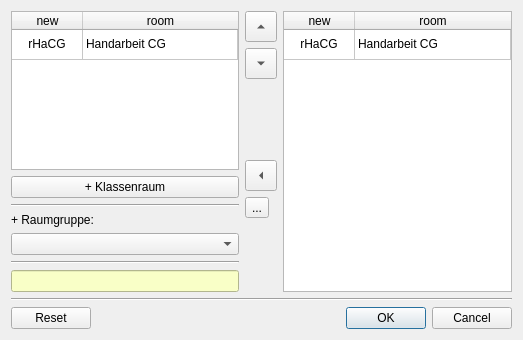
<?xml version="1.0" encoding="UTF-8"?>
<ui version="4.0">
 <class>Dialog</class>
 <widget class="QDialog" name="Dialog">
  <property name="geometry">
   <rect>
    <x>0</x>
    <y>0</y>
    <width>523</width>
    <height>340</height>
   </rect>
  </property>
  <property name="focusPolicy">
   <enum>Qt::NoFocus</enum>
  </property>
  <property name="windowTitle">
   <string>Raumwahl</string>
  </property>
  <layout class="QVBoxLayout" name="verticalLayout_3">
   <item>
    <layout class="QHBoxLayout" name="horizontalLayout">
     <item>
      <layout class="QVBoxLayout" name="verticalLayout_2">
       <item>
        <widget class="QTableWidget" name="roomchoice">
         <property name="editTriggers">
          <set>QAbstractItemView::NoEditTriggers</set>
         </property>
         <property name="tabKeyNavigation">
          <bool>false</bool>
         </property>
         <property name="alternatingRowColors">
          <bool>true</bool>
         </property>
         <property name="selectionMode">
          <enum>QAbstractItemView::SingleSelection</enum>
         </property>
         <property name="selectionBehavior">
          <enum>QAbstractItemView::SelectRows</enum>
         </property>
         <attribute name="horizontalHeaderVisible">
          <bool>true</bool>
         </attribute>
         <attribute name="horizontalHeaderDefaultSectionSize">
          <number>71</number>
         </attribute>
         <attribute name="horizontalHeaderStretchLastSection">
          <bool>true</bool>
         </attribute>
         <attribute name="verticalHeaderVisible">
          <bool>false</bool>
         </attribute>
         <row>
          <property name="text">
           <string>New Row</string>
          </property>
         </row>
         <column>
          <property name="text">
           <string>new</string>
          </property>
         </column>
         <column>
          <property name="text">
           <string>room</string>
          </property>
         </column>
         <item row="0" column="0">
          <property name="text">
           <string>rHaCG</string>
          </property>
          <property name="textAlignment">
           <set>AlignCenter</set>
          </property>
         </item>
         <item row="0" column="1">
          <property name="text">
           <string>Handarbeit CG</string>
          </property>
         </item>
        </widget>
       </item>
       <item>
        <widget class="QPushButton" name="home">
         <property name="text">
          <string>+ Klassenraum</string>
         </property>
        </widget>
       </item>
       <item>
        <widget class="Line" name="line_2">
         <property name="orientation">
          <enum>Qt::Horizontal</enum>
         </property>
        </widget>
       </item>
       <item>
        <widget class="QLabel" name="label">
         <property name="text">
          <string>+ Raumgruppe:</string>
         </property>
        </widget>
       </item>
       <item>
        <widget class="QComboBox" name="room_groups"/>
       </item>
       <item>
        <widget class="Line" name="line_3">
         <property name="orientation">
          <enum>Qt::Horizontal</enum>
         </property>
        </widget>
       </item>
       <item>
        <widget class="QLineEdit" name="roomtext">
         <property name="styleSheet">
          <string notr="true">color: rgb(217, 0, 0);
background-color: rgb(249, 255, 199);</string>
         </property>
         <property name="text">
          <string/>
         </property>
         <property name="readOnly">
          <bool>true</bool>
         </property>
        </widget>
       </item>
      </layout>
     </item>
     <item>
      <layout class="QVBoxLayout" name="verticalLayout">
       <item>
        <widget class="QToolButton" name="tb_up">
         <property name="text">
          <string>...</string>
         </property>
         <property name="iconSize">
          <size>
           <width>24</width>
           <height>24</height>
          </size>
         </property>
         <property name="shortcut">
          <string>Alt+Shift+R</string>
         </property>
         <property name="arrowType">
          <enum>Qt::UpArrow</enum>
         </property>
        </widget>
       </item>
       <item>
        <widget class="QToolButton" name="tb_down">
         <property name="text">
          <string>...</string>
         </property>
         <property name="iconSize">
          <size>
           <width>24</width>
           <height>24</height>
          </size>
         </property>
         <property name="arrowType">
          <enum>Qt::DownArrow</enum>
         </property>
        </widget>
       </item>
       <item>
        <spacer name="verticalSpacer">
         <property name="orientation">
          <enum>Qt::Vertical</enum>
         </property>
         <property name="sizeHint" stdset="0">
          <size>
           <width>20</width>
           <height>40</height>
          </size>
         </property>
        </spacer>
       </item>
       <item>
        <widget class="QToolButton" name="tb_add">
         <property name="text">
          <string>...</string>
         </property>
         <property name="iconSize">
          <size>
           <width>24</width>
           <height>24</height>
          </size>
         </property>
         <property name="arrowType">
          <enum>Qt::LeftArrow</enum>
         </property>
        </widget>
       </item>
       <item>
        <widget class="QToolButton" name="tb_bin">
         <property name="text">
          <string>...</string>
         </property>
         <property name="icon">
          <iconset>
           <normaloff>../icons/icon_edit-delete.svg</normaloff>../icons/icon_edit-delete.svg</iconset>
         </property>
         <property name="iconSize">
          <size>
           <width>24</width>
           <height>24</height>
          </size>
         </property>
        </widget>
       </item>
       <item>
        <spacer name="verticalSpacer_2">
         <property name="orientation">
          <enum>Qt::Vertical</enum>
         </property>
         <property name="sizeHint" stdset="0">
          <size>
           <width>20</width>
           <height>40</height>
          </size>
         </property>
        </spacer>
       </item>
      </layout>
     </item>
     <item>
      <widget class="QTableWidget" name="roomlist">
       <property name="editTriggers">
        <set>QAbstractItemView::NoEditTriggers</set>
       </property>
       <property name="tabKeyNavigation">
        <bool>false</bool>
       </property>
       <property name="alternatingRowColors">
        <bool>true</bool>
       </property>
       <property name="selectionMode">
        <enum>QAbstractItemView::SingleSelection</enum>
       </property>
       <property name="selectionBehavior">
        <enum>QAbstractItemView::SelectRows</enum>
       </property>
       <attribute name="horizontalHeaderVisible">
        <bool>true</bool>
       </attribute>
       <attribute name="horizontalHeaderDefaultSectionSize">
        <number>71</number>
       </attribute>
       <attribute name="horizontalHeaderStretchLastSection">
        <bool>true</bool>
       </attribute>
       <attribute name="verticalHeaderVisible">
        <bool>false</bool>
       </attribute>
       <row>
        <property name="text">
         <string>New Row</string>
        </property>
       </row>
       <column>
        <property name="text">
         <string>new</string>
        </property>
       </column>
       <column>
        <property name="text">
         <string>room</string>
        </property>
       </column>
       <item row="0" column="0">
        <property name="text">
         <string>rHaCG</string>
        </property>
        <property name="textAlignment">
         <set>AlignCenter</set>
        </property>
       </item>
       <item row="0" column="1">
        <property name="text">
         <string>Handarbeit CG</string>
        </property>
       </item>
      </widget>
     </item>
    </layout>
   </item>
   <item>
    <widget class="Line" name="line">
     <property name="orientation">
      <enum>Qt::Horizontal</enum>
     </property>
    </widget>
   </item>
   <item>
    <widget class="QDialogButtonBox" name="buttonBox">
     <property name="orientation">
      <enum>Qt::Horizontal</enum>
     </property>
     <property name="standardButtons">
      <set>QDialogButtonBox::Cancel|QDialogButtonBox::Ok|QDialogButtonBox::Reset</set>
     </property>
    </widget>
   </item>
  </layout>
 </widget>
 <resources/>
 <connections>
  <connection>
   <sender>buttonBox</sender>
   <signal>accepted()</signal>
   <receiver>Dialog</receiver>
   <slot>accept()</slot>
   <hints>
    <hint type="sourcelabel">
     <x>248</x>
     <y>254</y>
    </hint>
    <hint type="destinationlabel">
     <x>157</x>
     <y>274</y>
    </hint>
   </hints>
  </connection>
  <connection>
   <sender>buttonBox</sender>
   <signal>rejected()</signal>
   <receiver>Dialog</receiver>
   <slot>reject()</slot>
   <hints>
    <hint type="sourcelabel">
     <x>316</x>
     <y>260</y>
    </hint>
    <hint type="destinationlabel">
     <x>286</x>
     <y>274</y>
    </hint>
   </hints>
  </connection>
 </connections>
</ui>
